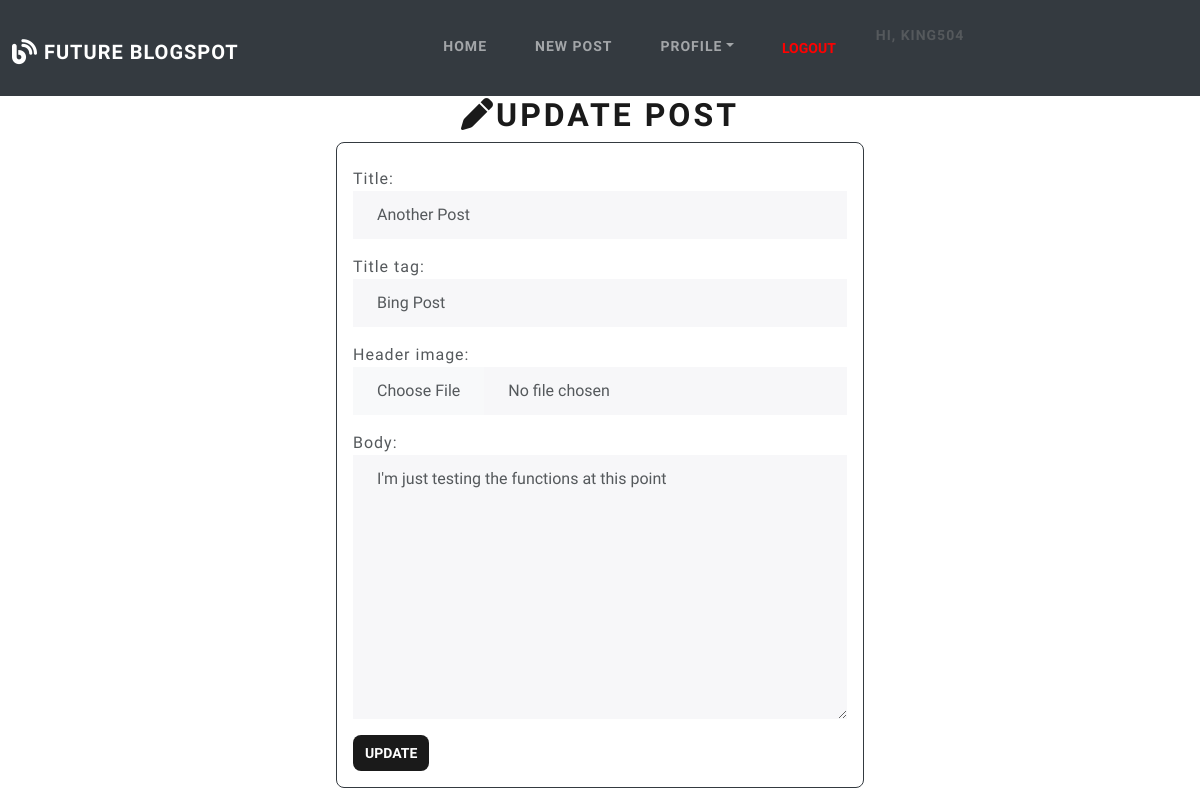
The page /update_post/3 (signed in) on the database its author committed.
### theblog/models.py (models this page shows, shortened)
class Post(models.Model):
    title = models.CharField(max_length=100)
    header_image = models.ImageField(null=True, blank=True ,upload_to='images/')
    title_tag = models.CharField(max_length=100, default='Title')
    author = models.ForeignKey(User, on_delete=models.CASCADE)
    body = RichTextField(blank=True, null=True)
    created_at = models.DateTimeField(default=timezone.now)
    likes = models.ManyToManyField(User, related_name='blog_posts')
    category = models.CharField(max_length=100, default='uncategorized')

### theblog/views.py (the view)
# urls.py: path('update_post/<int:pk>', UpdatePost.as_view(), name='update_post'),
class UpdatePost(UpdateView):
    model = Post
    form_class = EditForm
    template_name = 'update_post.html'
    success_messgae = 'Post updated successfully'
    def get_context_data(self, *args, **kwargs):
        cat_menu = Category.objects.all()
        context = super(UpdatePost, self).get_context_data(*args, **kwargs)
        context["cat_menu"] = cat_menu
        return context

### theblog/forms.py
class EditForm(forms.ModelForm):
    class Meta:
        model = Post
        fields = ('title', 'title_tag','header_image','body')
        widgets = {
            'title': forms.TextInput(attrs={'class': 'form-control'}),
            'title_tag': forms.TextInput(attrs={'class': 'form-control'}),
            'header_image': forms.FileInput(attrs={'class': 'form-control'}),
            'body': forms.Textarea(attrs={'class': 'form-control'}),
        }

### theblog/templates/update_post.html (shortened to what this page needs)
{% extends 'base.html' %}
{% block body %}
{% if user.is_authenticated %}
  {% if user.id == post.author.id %}
    <div class="container-fluid">
        <h1 class="text-center"><i class="fa-solid fa-pen"></i>Update Post</h1>
        <div class="row">
            <div class="col-md-6 mx-auto">
                <div class="card border-dark mb-4 me-4 ms-4 rounded-3" style="">
                    <div class="card-body">
                        <form method="post">
                          {{ form.as_p }}
                          <button type="submit" class="btn btn-primary rounded-3">Update</button>
                        </form>
                    </div>
                  </div>
            </div>
        </div>
    </div>
    {% else %}
    <div class="alert alert-dismissible alert-danger">
      <button type="button" class="btn-close" data-bs-dismiss="alert"></button>
      <strong>Oh snap!</strong> <a href="{% url 'home' %}" class="alert-link">You're not the owner of this post, return home!</a>
    </div>
    {% endif %}
{% else %}
<div class="alert alert-dismissible alert-danger">
  <button type="button" class="btn-close" data-bs-dismiss="alert"></button>
  <strong>Oh snap!</strong> <a href="{% url 'login' %}" class="alert-link">Sign in to edit this page</a>
</div>
{% endif %}
{% endblock %}

### theblog/templates/navbar.html (shortened to what this page needs)
<nav class="navbar navbar-expand-lg bg-dark" data-bs-theme="dark">
  <div class="container-fluid">
    <a class="navbar-brand mt-2 mb-lg-0 mb-2" href="{% url 'home' %}">
      <i class="fa-lg fa-solid fa-blog"></i>
      Future Blogspot
    </a>
    <div class="col-6 mx-auto">
      <div class="collapse navbar-collapse" id="navbarColor02">
        <ul class="navbar-nav mb-2 mb-lg-0">
          <li class="nav-item">
            <a class="nav-link" href="{% url 'home' %}">Home</a>
          </li>
          {% if user.is_authenticated %}
          <li class="nav-item">
            <a class="nav-link" href="{% url 'new_post' %}">New Post</a>
          </li>
          {% endif %}
          {% if user.is_authenticated %}
          <li class="nav-item dropdown">
            <a class="nav-link dropdown-toggle" data-bs-toggle="dropdown" href="#" role="button" aria-haspopup="true" aria-expanded="false">Profile</a>
          </li>
          <li class="nav-item">
            <form method="post" action="{% url 'logout' %}">
              <button type="submit" class="btn btn-link nav-link custom-red">Logout</button>
            </form>
          </li>
          <li class="nav-item">
            <div class="d-flex align-items-center">
              <p class="mb-0">Hi, {{ user.username }}</p>
            </div>
          </li>
          {% endif %}
        </ul>
      </div>
    </div>
  </div>
</nav>

### theblog/static/css/style.css (style rules this page uses)
.custom-red { color: red; }
.btn { padding: 0.375rem 0.75rem; }

### rows shown on the page
Post: title "Another Post", title_tag "Bing Post", body "I'm just testing the functions at this point"

### other values the page prints
{{ user.username }} "KING504"
